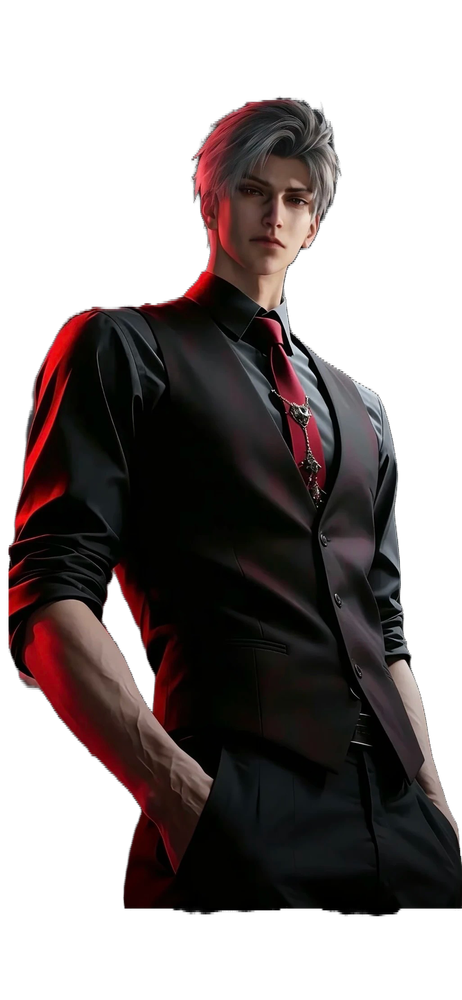
#> input picture front/man2.png, 462 x 1000 px, shrunk from 1026 x 2220 before the run
$ python extract_fg_bg_mask.py
#> lines starting #> are read from the running program, lines starting #| are printed output that depends on the picture; after the words box and inside, x2 and y2 are one past the last pixel; in counts of white or black regions, pixels touching at a corner belong together
# -*- coding: utf-8 -*-
"""
从 恋与深空_rgba.png 提取 Alpha 通道：
1. 前景 mask：Alpha 通道本身，保存为 8bit 灰度 PNG (mode="L")
2. 背景 mask：前景 mask 取反 (255 - alpha)，同样 8bit 灰度 PNG
3. 背景图片：RGBA —— 前景 mask 区域 RGB 置 0，其余区域 RGB 保持原图不变，
   A 通道替换为背景 mask
"""

import os
import cv2
import numpy as np
from PIL import Image
import matplotlib.pyplot as plt

BASE_DIR = os.path.dirname(os.path.abspath(__file__))
input_name = "front/man2"  # 不带扩展名的输入文件名
SRC_PATH = os.path.join(BASE_DIR, f"{input_name}.png")

FG_MASK_PATH = os.path.join(BASE_DIR, f"{input_name}_前景mask.png")
BG_MASK_PATH = os.path.join(BASE_DIR, f"{input_name}_背景mask.png")
BG_IMG_PATH = os.path.join(BASE_DIR, f"{input_name}_背景.png")
front_ORM_PATH = os.path.join(BASE_DIR, f"{input_name}_ORM.png")

depth_DIR = os.path.join(BASE_DIR, "空白深度.png")
rgba_zeros_DIR = os.path.join(BASE_DIR, "空白颜色.png")
normal_DIR = os.path.join(BASE_DIR, "空白法线.png")


def canny_perceptual(img, low=50, high=150):
    """在LAB空间检测，L通道主导结构，AB通道捕获色差边界"""
    lab = cv2.cvtColor(img, cv2.COLOR_BGR2LAB)
    l, a, b = cv2.split(lab)

    # L通道用标准阈值
    edge_l = cv2.Canny(l, low, high)
    # AB通道色差变化幅度较小，阈值需降低
    edge_a = cv2.Canny(a, low // 2, high // 2)
    edge_b = cv2.Canny(b, low // 2, high // 2)

    return np.maximum.reduce([edge_l, edge_a, edge_b])


def dilate(img, kernel_size=3, iterations=1):
    """膨胀操作"""
    kernel = cv2.getStructuringElement(cv2.MORPH_ELLIPSE, (kernel_size, kernel_size))
    return cv2.dilate(img, kernel, iterations=iterations)


def main():
    img = Image.open(SRC_PATH).convert("RGBA")
#> img is the input picture: PIL image 462x1000 RGBA; mean R, G, B, A 21.7, 14.9, 14.6, 127.5
    rgba = np.asarray(img)

    # Alpha 通道 -> 8bit 前景 mask
    fg_mask = rgba[..., 3].copy()
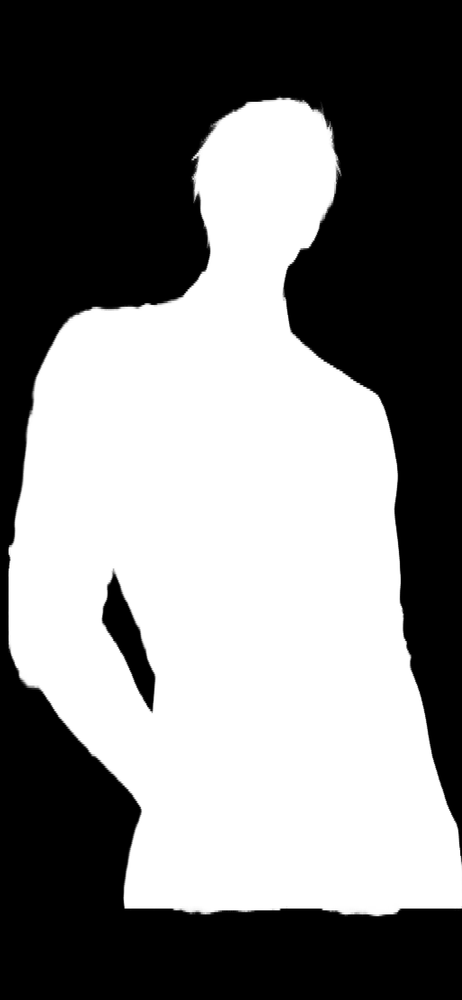
#> fg_mask: shape (1000, 462); min 0, max 255, mean 127.5

    # 前景 mask 取反 -> 背景 mask
    bg_mask = (255 - fg_mask).astype(np.uint8)
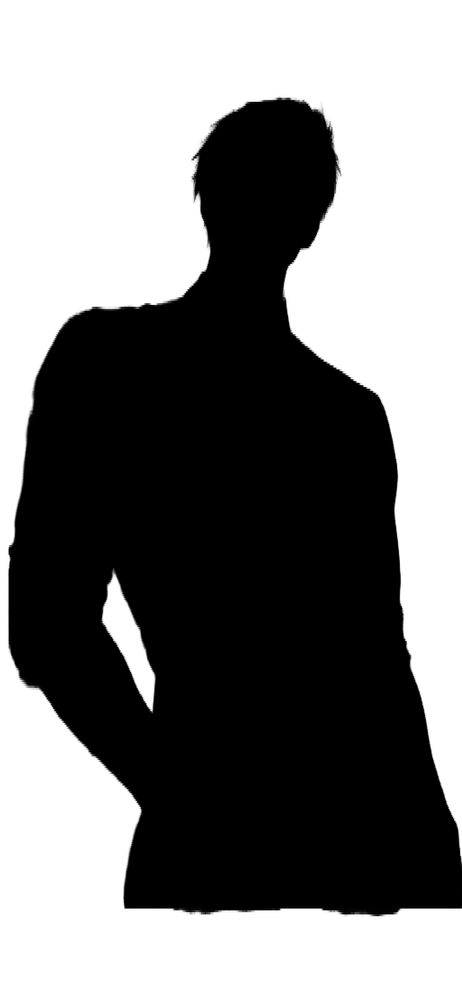
#> bg_mask: shape (1000, 462); min 0, max 255, mean 127.5

    rgba_zero = np.zeros_like(rgba)
    normal = np.zeros_like(rgba)
    normal[:, :, 0] = 127
    normal[:, :, 1] = 127
    normal[:, :, 2] = 255
    depth = rgba_zero[:, :, :3]

    edge = cv2.Canny(fg_mask, 50, 150)
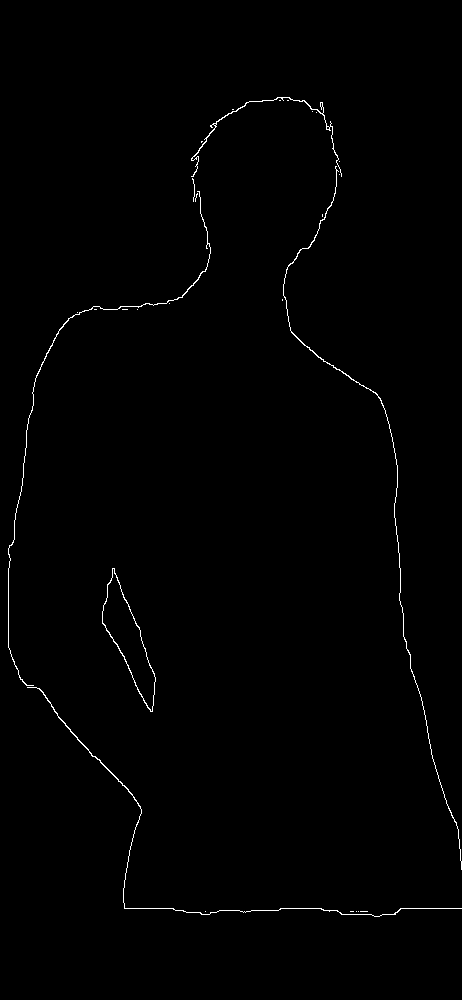
#> edge: shape (1000, 462); 0.66% white in thin lines or dots, all inside (x1, y1, x2, y2) = (8, 97, 462, 917)
    edge = dilate(edge, kernel_size=5, iterations=2)
#> in dilate, `return cv2.dilate(img, kernel, iterations=iterations)`: returned value: shape (1000, 462); 5.4% white; 2 white regions, box (x1, y1, x2, y2) and area: (4, 93, 462, 921) 22133, (98, 564, 160, 716) 2985
    edge2 = canny_perceptual(rgba[..., :3], 50, 150)
#> in canny_perceptual, `lab = cv2.cvtColor(img, cv2.COLOR_BGR2LAB)`: lab: shape (1000, 462, 3); mean of channels 0, 1, 2 16.1, 130.1, 124.3
#> in canny_perceptual, `l, a, b = cv2.split(lab)`:
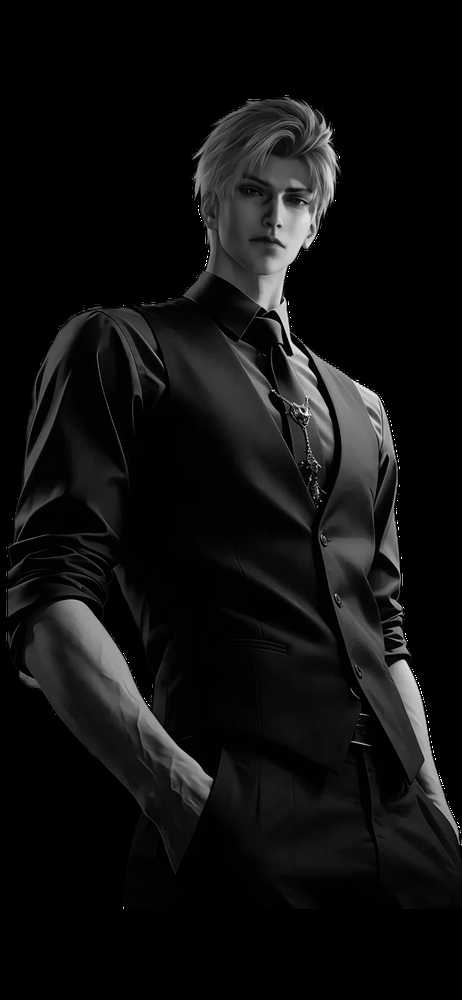
#> l: shape (1000, 462); min 0, max 255, mean 16.1
#> in canny_perceptual, `l, a, b = cv2.split(lab)`:
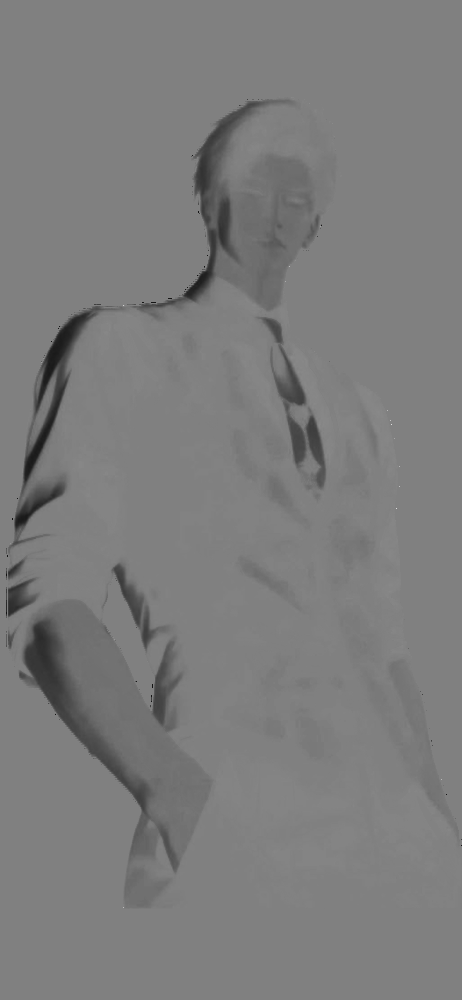
#> b: shape (1000, 462); min 20, max 223, mean 124.3
#> in canny_perceptual, `edge_l = cv2.Canny(l, low, high)`: edge_l: shape (1000, 462); 4% white in thin lines or dots, all inside (x1, y1, x2, y2) = (5, 94, 462, 909)
#> in canny_perceptual, `edge_a = cv2.Canny(a, low // 2, high // 2)`: edge_a: shape (1000, 462); 1.1% white in thin lines or dots, all inside (x1, y1, x2, y2) = (5, 97, 462, 874)
#> in canny_perceptual, `edge_b = cv2.Canny(b, low // 2, high // 2)`: edge_b: shape (1000, 462); 1.4% white in thin lines or dots, all inside (x1, y1, x2, y2) = (5, 98, 462, 909)
    edge2 = dilate(edge2, kernel_size=3, iterations=1)
#> in dilate (call 2), `return cv2.dilate(img, kernel, iterations=iterations)`: returned value: shape (1000, 462); 11.4% white; 16 white regions (1 under 20 px), largest, box (x1, y1, x2, y2) and area: (4, 93, 462, 848) 39997, (18, 598, 224, 910) 6990, (110, 562, 172, 655) 1098
    edge = np.maximum(edge, edge2)
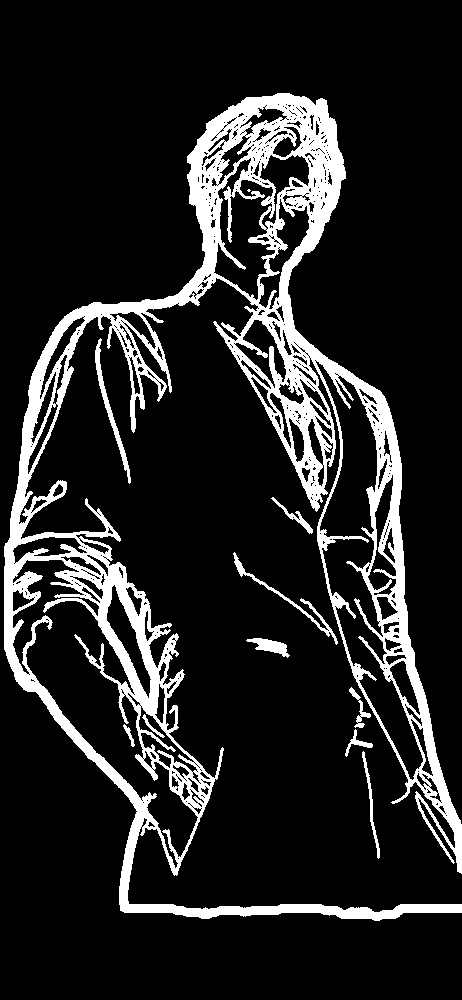
#> edge: shape (1000, 462); 14% white; 11 white regions (1 under 20 px), largest, box (x1, y1, x2, y2) and area: (4, 93, 462, 921) 61736, (95, 338, 131, 484) 684, (233, 552, 338, 645) 626
    plt.imshow(edge, cmap="gray")
    plt.show()
    AO = np.zeros_like(edge) + 255
    metal = np.zeros_like(edge)
    roughness = np.zeros_like(edge)
    metal[edge > 0] = 255
    roughness[:, :] = 0.8 * 255
    roughness[edge > 0] = 0.2 * 255
    ORM = np.stack(
        [AO, metal, roughness,np.full_like(edge, 255)],  # A 通道全 255
        axis=-1,
    )
    plt.imshow(ORM)
    plt.show()
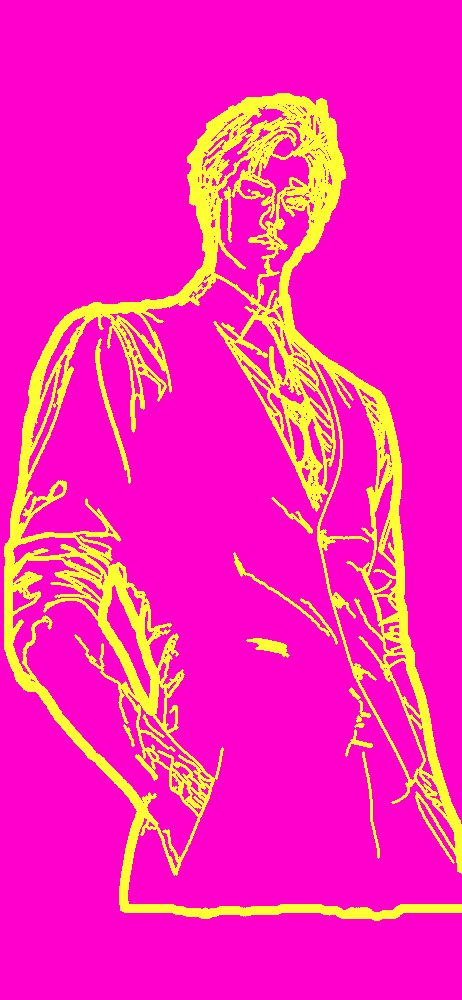
#> shown: shape (1000, 462, 4); mean R, G, B, A 255, 35.7, 182.6, 255
    Image.fromarray(ORM, mode="RGBA").save(front_ORM_PATH)

    # 保存 8bit 灰度 PNG（mode="L" 保证位深为 8，而非 RGBA 32bit）
    Image.fromarray(fg_mask, mode="L").save(FG_MASK_PATH, bits=8)
    Image.fromarray(bg_mask, mode="L").save(BG_MASK_PATH, bits=8)

    # 背景图片：前景 mask 区域 RGB 置 0，其余区域 RGB 不变，A 通道 = 背景 mask
    bg_rgba = rgba.copy()
    bg_rgba[fg_mask > 0, :3] = 0
    bg_rgba[..., 3] = bg_mask
    Image.fromarray(bg_rgba, mode="RGBA").save(BG_IMG_PATH)

    Image.fromarray(rgba_zero, mode="RGBA").save(rgba_zeros_DIR)
    Image.fromarray(normal, mode="RGBA").save(normal_DIR)
    Image.fromarray(depth, mode="RGB").save(depth_DIR)

    h, w = fg_mask.shape
#> h = 1000; w = 462
    print(f"图像尺寸: {w} x {h}")
#| 图像尺寸: 462 x 1000
    print(
        f"前景 mask -> {os.path.basename(FG_MASK_PATH)}  (非零像素: {(fg_mask > 0).sum()})"
    )
#| 前景 mask -> man2_前景mask.png  (非零像素: 236600)
    print(
        f"背景 mask -> {os.path.basename(BG_MASK_PATH)}  (非零像素: {(bg_mask > 0).sum()})"
    )
#| 背景 mask -> man2_背景mask.png  (非零像素: 237527)
    print(f"背景图片  -> {os.path.basename(BG_IMG_PATH)}  (RGBA, A=背景mask)")


if __name__ == "__main__":
    main()
